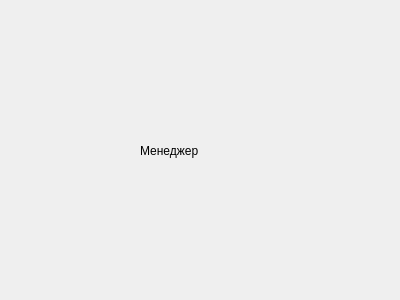
<?xml version="1.0" encoding="UTF-8"?>
<ui version="4.0">
 <class>Dialog</class>
 <widget class="QDialog" name="Dialog">
  <property name="geometry">
   <rect>
    <x>0</x>
    <y>0</y>
    <width>400</width>
    <height>300</height>
   </rect>
  </property>
  <property name="windowTitle">
   <string>Dialog</string>
  </property>
  <widget class="QLabel" name="label">
   <property name="geometry">
    <rect>
     <x>140</x>
     <y>120</y>
     <width>111</width>
     <height>61</height>
    </rect>
   </property>
   <property name="text">
    <string>Менеджер</string>
   </property>
  </widget>
 </widget>
 <resources/>
 <connections/>
</ui>
